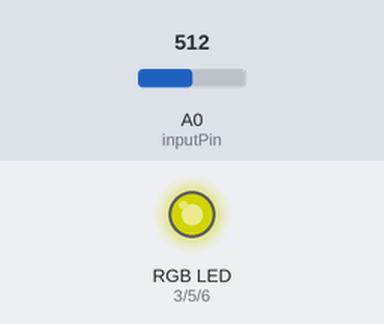
Simulated run of this sketch. Board: Arduino Uno, built with avr-gcc and run on an emulated ATmega328P. On the bench: an RGB LED mixed from three pins (HIGH = lit). Inputs (shaded band) come from the test bench; at power-on: A0 (inputPin) = 512. Dim RGB values are drawn brighter than linear; what the sketch prints to the serial monitor is not drawn.

Above: at 1.2 s.
1.3 s: A0 (inputPin) set to 716
At 1.7 s:
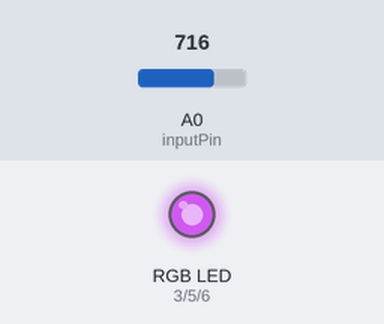
2.8 s: A0 (inputPin) set to 900
At 4.0 s:
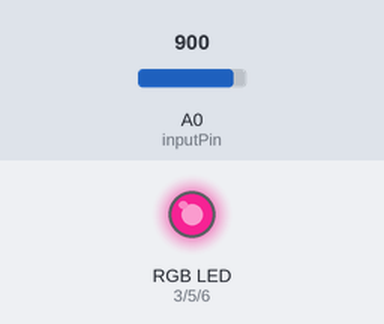
4.3 s: A0 (inputPin) set to 1023
At 5.5 s:
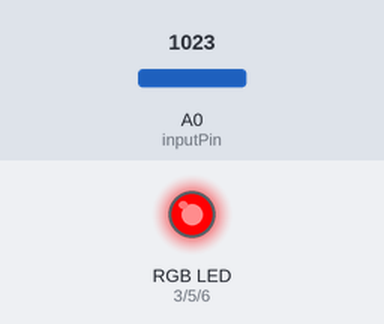
5.8 s: A0 (inputPin) set to 306
At 6.8 s:
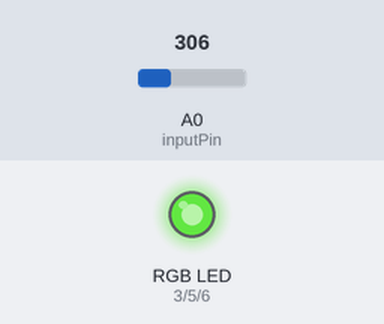
7.3 s: A0 (inputPin) set to 122
At 8.0 s:
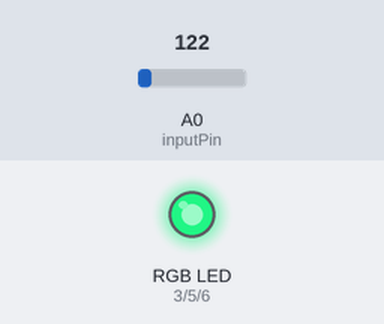
Timing chart, 0 to 9.8 s (numbered marks = the images above; inputs shaded):
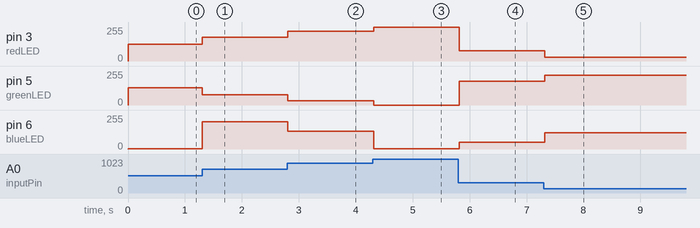

Measured:
- after the input at 1.3 s, pin 3 (redLED): 127/255 → 178/255 at once; pin 5 (greenLED): 128/255 → 77/255 at once; pin 6 (blueLED): 2/255 → 206/255 at once
- after the input at 2.8 s, pin 3 (redLED): 178/255 → 224/255 at once; pin 5 (greenLED): 77/255 → 31/255 at once; pin 6 (blueLED): 206/255 → 135/255 at once
- after the input at 4.3 s, pin 3 (redLED): 224/255 → 255/255 at once; pin 5 (greenLED): 31/255 → 0/255 at once; pin 6 (blueLED): 135/255 → 3/255 at once
- after the input at 5.8 s, pin 3 (redLED): 255/255 → 76/255 at once; pin 5 (greenLED): 0/255 → 179/255 at once; pin 6 (blueLED): 3/255 → 51/255 at once
- after the input at 7.3 s, pin 3 (redLED): 76/255 → 30/255 at once; pin 5 (greenLED): 179/255 → 225/255 at once; pin 6 (blueLED): 51/255 → 122/255 at once

The sketch:

layers.ino
```cpp
//#define HATA_AYIKLA
const int redLED = 3;
const int greenLED = 5;
const int blueLED = 6;
const int inputPin = A0;

void setup() {
  Serial.begin(9600);
  pinMode(inputPin, INPUT);
  pinMode(redLED, OUTPUT);
  pinMode(greenLED, OUTPUT);
  pinMode(blueLED, OUTPUT);
  Serial.println("basla...");
}

void loop() {

  int redVal, greenVal, blueVal;
  int inputValue = analogRead(inputPin); // Analog giriş al…

  redVal = map(inputValue, 0, 1023, 0, 255); // Giriş değeri işle…
  greenVal = map(inputValue, 0, 1023, 255, 0); // Tekrar yeni değer oluştur…
  //blueVal = map(inputValue, 0, 1023, 100, 200);;
  blueVal = inputValue % 255;

#if defined HATA_AYIKLA
  Serial.print("input:"); Serial.println(inputValue);
  Serial.print("red:"); Serial.println(redVal);
  Serial.print("green:"); Serial.println(greenVal);
  Serial.print("blue:"); Serial.println(blueVal);
#endif

  analogWrite(redLED, redVal);  // Oluşan değerleri analog (PWM) olarak çıkışlara
  analogWrite(greenLED, greenVal);  // yaz…
  analogWrite(blueLED, blueVal);

  delay(100);
}
```
